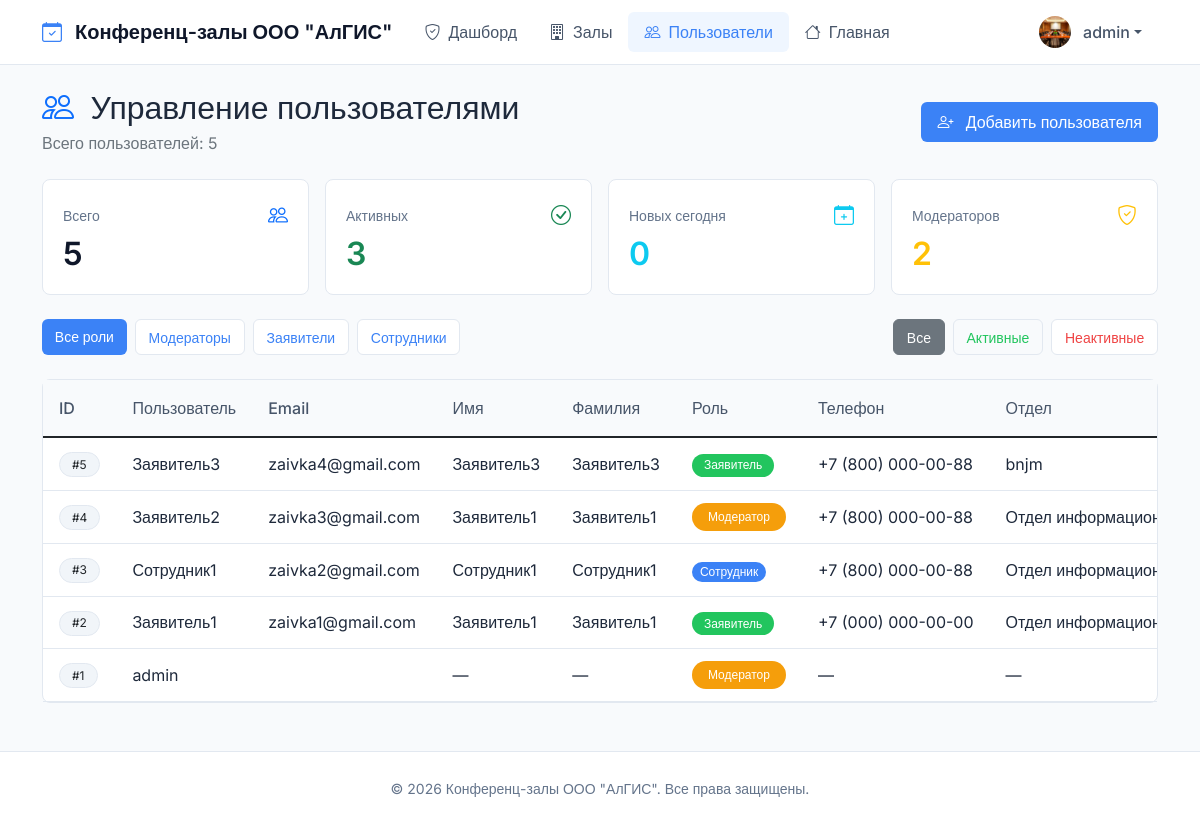
Page /moderator/users/ (signed in) on the earlier database version.
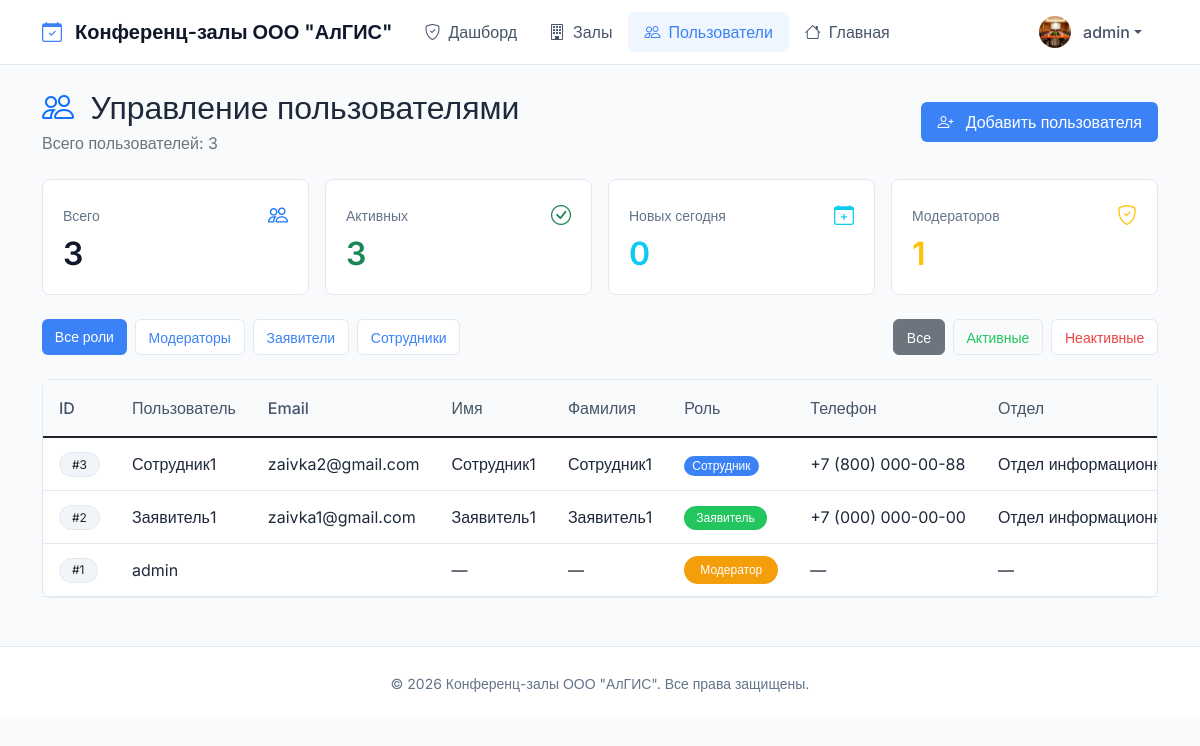
Same page on the later database version.
### bookings/models.py (models this page shows, shortened)
class User(AbstractUser):
    ROLE_CHOICES = (
        ('moderator', 'Модератор'),
        ('requester', 'Заявитель'),
        ('employee', 'Сотрудник'),
    )
    role = models.CharField(max_length=20, choices=ROLE_CHOICES, default='employee', verbose_name="Роль")
    phone = models.CharField(max_length=20, blank=True, verbose_name="Телефон")
    department = models.CharField(max_length=100, blank=True, verbose_name="Отдел")
    avatar = models.ImageField(upload_to='avatars/', blank=True, null=True, verbose_name="Аватар")
    def get_full_name(self):
        if self.first_name and self.last_name:
            return f"{self.first_name} {self.last_name}"
        return self.username
    class Meta:
        verbose_name = "Пользователь"
        verbose_name_plural = "Пользователи"

### bookings/views.py (the view)
# urls.py: path('moderator/users/', views.user_management, name='user_management'),
@moderator_required
def user_management(request):
    users = User.objects.all().order_by('-date_joined')
    role_filter = request.GET.get('role', 'all')
    active_filter = request.GET.get('active', 'all')
    if role_filter != 'all':
        users = users.filter(role=role_filter)
    if active_filter == 'active':
        users = users.filter(is_active=True)
    elif active_filter == 'inactive':
        users = users.filter(is_active=False)
    page = request.GET.get('page', 1)
    paginator = Paginator(users, 20)
    try:
        users_page = paginator.page(page)
    except PageNotAnInteger:
        users_page = paginator.page(1)
    except EmptyPage:
        users_page = paginator.page(paginator.num_pages)
    today = timezone.now().date()
    stats = {
        'total': User.objects.count(),
        'moderators': User.objects.filter(role='moderator').count(),
        'requesters': User.objects.filter(role='requester').count(),
        'employees': User.objects.filter(role='employee').count(),
        'active': User.objects.filter(is_active=True).count(),
        'new_today': User.objects.filter(date_joined__date=today).count(),
    }
    return render(request, 'bookings/user_management.html', {
        'users': users_page,  # Объект Page с пагинацией
        'stats': stats,
        'role_filter': role_filter,
        'active_filter': active_filter
    })

### bookings/templates/bookings/user_management.html (shortened to what the changed rows need)
{% extends 'bookings/base.html' %}
{% load static %}
{% block content %}
<div class="row mb-4">
    <div class="col-12">
        <div class="d-flex flex-wrap justify-content-between align-items-center gap-3">
            <div>
                <h2 class="fw-semibold mb-1">
                    <i class="bi bi-people text-primary me-2"></i>
                    Управление пользователями
                </h2>
                <p class="text-secondary mb-0">Всего пользователей: {{ stats.total }}</p>
            </div>
        </div>
    </div>
</div>
<div class="row g-3 mb-4">
    <div class="col-sm-6 col-md-3">
        <div class="stat-card">
            <div class="d-flex align-items-center justify-content-between mb-2">
                <span class="stat-label">Всего</span>
                <i class="bi bi-people text-primary"></i>
            </div>
            <div class="stat-value">{{ stats.total }}</div>
        </div>
    </div>
    <div class="col-sm-6 col-md-3">
        <div class="stat-card">
            <div class="d-flex align-items-center justify-content-between mb-2">
                <span class="stat-label">Модераторов</span>
                <i class="bi bi-shield-check text-warning"></i>
            </div>
            <div class="stat-value text-warning">{{ stats.moderators }}</div>
        </div>
    </div>
</div>
<div class="row">
    <div class="col-12">
        <div class="border rounded-3 bg-white">
            {% if users %}
                <div style="max-height: 500px; overflow-y: auto;">
                    <table class="table table-hover align-middle mb-0" style="width: 100%;">
                        <thead class="bg-light" style="position: sticky; top: 0; z-index: 10;">
                            <tr>
                                <th class="px-3 py-3 fw-medium">ID</th>
                                <th class="px-3 py-3 fw-medium">Пользователь</th>
                                <th class="px-3 py-3 fw-medium">Email</th>
                                <th class="px-3 py-3 fw-medium">Имя</th>
                                <th class="px-3 py-3 fw-medium">Фамилия</th>
                                <th class="px-3 py-3 fw-medium">Роль</th>
                                <th class="px-3 py-3 fw-medium">Телефон</th>
                                <th class="px-3 py-3 fw-medium">Отдел</th>
                            </tr>
                        </thead>
                        <tbody>
                            {% for user in users %}
                                <tr>
                                    <td class="px-3 py-2">
                                        <span class="badge bg-light text-dark">#{{ user.id }}</span>
                                    </td>
                                    <td class="px-3 py-2 fw-medium">{{ user.username }}</td>
                                    <td class="px-3 py-2">{{ user.email }}</td>
                                    <td class="px-3 py-2">{{ user.first_name|default:"—" }}</td>
                                    <td class="px-3 py-2">{{ user.last_name|default:"—" }}</td>
                                    <td class="px-3 py-2">
                                        <span class="badge
                                            {% if user.role == 'moderator' %}bg-warning
                                            {% elif user.role == 'requester' %}bg-success
                                            {% else %}bg-info{% endif %}">
                                            {{ user.get_role_display }}
                                        </span>
                                    </td>
                                    <td class="px-3 py-2">{{ user.phone|default:"—" }}</td>
                                    <td class="px-3 py-2">{{ user.department|default:"—" }}</td>
                                </tr>
                            {% endfor %}
                        </tbody>
                    </table>
                </div>
            {% endif %}
        </div>
    </div>
</div>
{% endblock %}

### bookings/templates/bookings/base.html (shortened to what this page needs)
<!DOCTYPE html>
<html lang="ru">
<head>
    <link href="https://cdn.jsdelivr.net/npm/bootstrap@5.1.3/dist/css/bootstrap.min.css" rel="stylesheet">
    <link rel="stylesheet" href="https://cdn.jsdelivr.net/npm/bootstrap-icons@1.8.1/font/bootstrap-icons.css">
    {% load static %}
    <link rel="stylesheet" href="{% static 'bookings/css/style.css' %}">
</head>
<body>
    <nav class="navbar navbar-expand-lg">
        <div class="container">
            <a class="navbar-brand" href="{% url 'bookings:index' %}">
                <i class="bi bi-calendar-check"></i>
                <span class="d-none d-sm-inline">Конференц-залы ООО "АлГИС"</span>
            </a>
            <div class="collapse navbar-collapse" id="navbarNav">
                <ul class="navbar-nav me-auto">
                    {% if user.is_authenticated %}
                        {% if user.role == 'moderator' %}
                            <li class="nav-item">
                                <a class="nav-link {% if request.resolver_match.url_name == 'moderator_dashboard' %}active{% endif %}"
                                   href="{% url 'bookings:moderator_dashboard' %}">
                                    <i class="bi bi-shield-check"></i>Дашборд
                                </a>
                            </li>
                            <li class="nav-item">
                                <a class="nav-link {% if request.resolver_match.url_name == 'room_management' %}active{% endif %}"
                                   href="{% url 'bookings:room_management' %}">
                                    <i class="bi bi-building"></i>Залы
                                </a>
                            </li>
                            <li class="nav-item">
                                <a class="nav-link {% if request.resolver_match.url_name == 'user_management' %}active{% endif %}"
                                   href="{% url 'bookings:user_management' %}">
                                    <i class="bi bi-people"></i>Пользователи
                                </a>
                            </li>
                        {% endif %}
                        <li class="nav-item">
                            <a class="nav-link" href="{% url 'bookings:index' %}">
                                <i class="bi bi-house"></i><span class="d-none d-sm-inline">Главная</span>
                            </a>
                        </li>
                    {% endif %}
                </ul>
                <ul class="navbar-nav">
                    {% if user.is_authenticated %}
                        <li class="nav-item dropdown">
                            <a class="nav-link dropdown-toggle" href="#" id="userDropdown" role="button"
                               data-bs-toggle="dropdown" aria-expanded="false">
                                {% if user.avatar and user.avatar.url %}
                                    <img src="{{ user.avatar.url }}" class="avatar-image" alt="{{ user.username }}">
                                {% else %}
                                    <div class="avatar-circle">
                                        {{ user.username|first|upper }}
                                    </div>
                                {% endif %}
                                <span class="user-name d-none d-lg-inline">{{ user.get_full_name|default:user.username }}</span>
                            </a>
                        </li>
                    {% endif %}
                </ul>
            </div>
        </div>
    </nav>
    <main class="container mt-4">
        {% block content %}
        {% endblock %}
    </main>
    <footer class="footer mt-5 py-4">
        <div class="container text-center">
            <span class="small">© 2026 Конференц-залы ООО "АлГИС". Все права защищены.</span>
        </div>
    </footer>
</body>
</html>

Differences in the rows shown:
removed User: id "5", username "Заявитель3", email "zaivka4@gmail.com", first_name "Заявитель3", last_name "Заявитель3", role "Заявитель", phone "+7 (800) 000-00-88", department "bnjm"
removed User: id "4", username "Заявитель2", email "zaivka3@gmail.com", first_name "Заявитель1", last_name "Заявитель1", role "Модератор", phone "+7 (800) 000-00-88", department "Отдел…"
Other differences:
{{ stats.total }}: "5" → "3"
{{ stats.moderators }}: "2" → "1"
